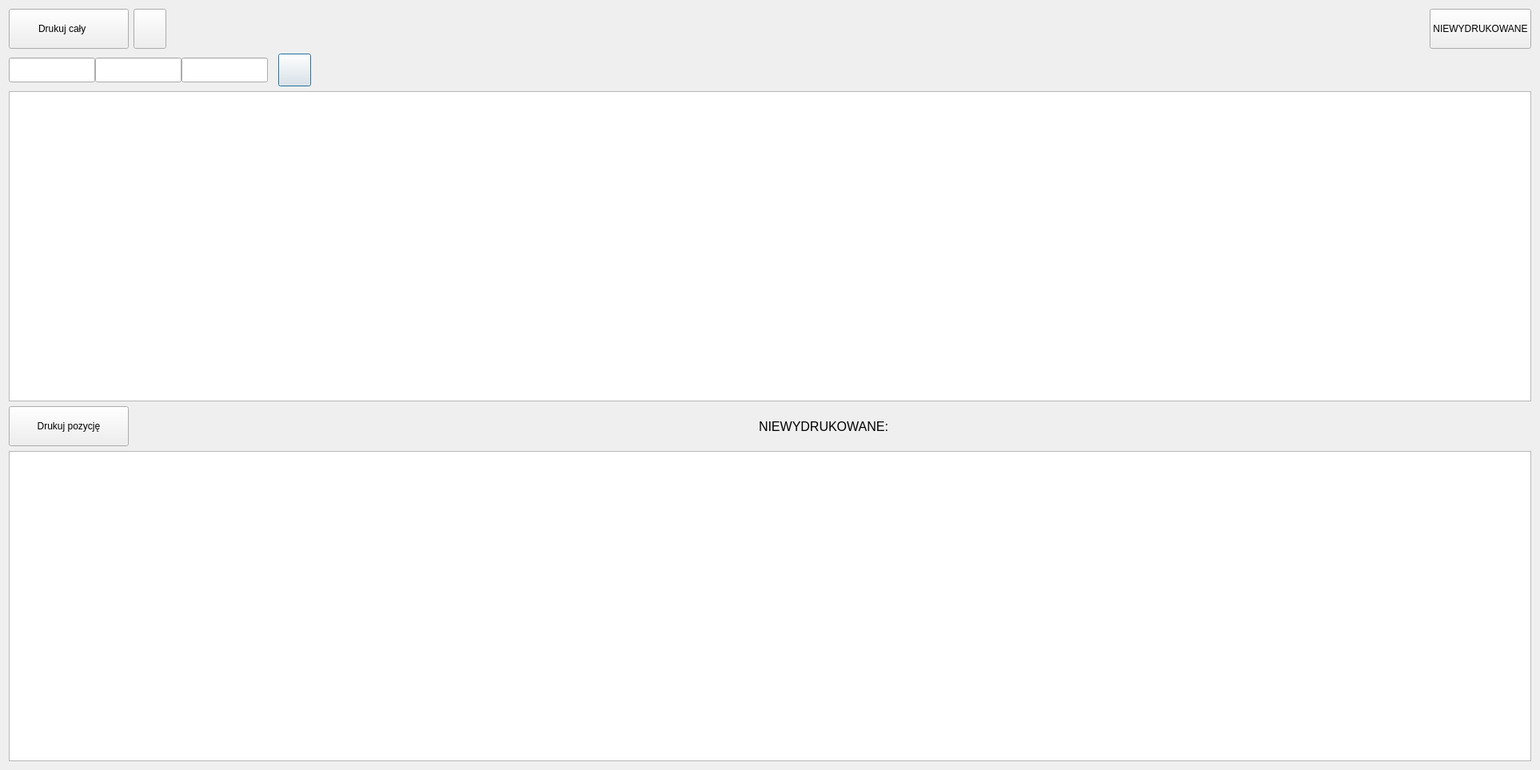
<?xml version="1.0" encoding="UTF-8"?>
<ui version="4.0">
 <class>RozkrojeDialog</class>
 <widget class="QDialog" name="RozkrojeDialog">
  <property name="geometry">
   <rect>
    <x>0</x>
    <y>0</y>
    <width>1926</width>
    <height>963</height>
   </rect>
  </property>
  <property name="windowTitle">
   <string>Rozkroje</string>
  </property>
  <layout class="QVBoxLayout" name="verticalLayout">
   <item>
    <layout class="QHBoxLayout" name="horizontalLayout_2">
     <item>
      <widget class="QPushButton" name="pushButtonPrint">
       <property name="sizePolicy">
        <sizepolicy hsizetype="Minimum" vsizetype="Minimum">
         <horstretch>0</horstretch>
         <verstretch>0</verstretch>
        </sizepolicy>
       </property>
       <property name="minimumSize">
        <size>
         <width>150</width>
         <height>50</height>
        </size>
       </property>
       <property name="font">
        <font>
         <pointsize>9</pointsize>
        </font>
       </property>
       <property name="text">
        <string>Drukuj cały     </string>
       </property>
       <property name="icon">
        <iconset resource="zasoby.qrc">
         <normaloff>:/zasoby/print2.png</normaloff>:/zasoby/print2.png</iconset>
       </property>
       <property name="iconSize">
        <size>
         <width>27</width>
         <height>27</height>
        </size>
       </property>
       <property name="autoDefault">
        <bool>false</bool>
       </property>
      </widget>
     </item>
     <item>
      <widget class="QPushButton" name="pushButton">
       <property name="sizePolicy">
        <sizepolicy hsizetype="Minimum" vsizetype="Minimum">
         <horstretch>0</horstretch>
         <verstretch>0</verstretch>
        </sizepolicy>
       </property>
       <property name="minimumSize">
        <size>
         <width>41</width>
         <height>41</height>
        </size>
       </property>
       <property name="text">
        <string/>
       </property>
       <property name="icon">
        <iconset resource="zasoby.qrc">
         <normaloff>:/zasoby/Excel.png</normaloff>:/zasoby/Excel.png</iconset>
       </property>
       <property name="iconSize">
        <size>
         <width>41</width>
         <height>41</height>
        </size>
       </property>
      </widget>
     </item>
     <item>
      <spacer name="horizontalSpacer_3">
       <property name="orientation">
        <enum>Qt::Horizontal</enum>
       </property>
       <property name="sizeHint" stdset="0">
        <size>
         <width>40</width>
         <height>20</height>
        </size>
       </property>
      </spacer>
     </item>
     <item>
      <widget class="QPushButton" name="pushButton_2">
       <property name="sizePolicy">
        <sizepolicy hsizetype="Minimum" vsizetype="Minimum">
         <horstretch>0</horstretch>
         <verstretch>0</verstretch>
        </sizepolicy>
       </property>
       <property name="minimumSize">
        <size>
         <width>41</width>
         <height>41</height>
        </size>
       </property>
       <property name="font">
        <font>
         <pointsize>9</pointsize>
        </font>
       </property>
       <property name="text">
        <string>NIEWYDRUKOWANE</string>
       </property>
       <property name="iconSize">
        <size>
         <width>41</width>
         <height>41</height>
        </size>
       </property>
      </widget>
     </item>
    </layout>
   </item>
   <item>
    <layout class="QHBoxLayout" name="horizontalLayout">
     <property name="spacing">
      <number>0</number>
     </property>
     <item>
      <widget class="QLineEdit" name="lineEditNr">
       <property name="sizePolicy">
        <sizepolicy hsizetype="Fixed" vsizetype="Fixed">
         <horstretch>0</horstretch>
         <verstretch>0</verstretch>
        </sizepolicy>
       </property>
       <property name="minimumSize">
        <size>
         <width>50</width>
         <height>31</height>
        </size>
       </property>
      </widget>
     </item>
     <item>
      <widget class="QLineEdit" name="lineEditWpr">
       <property name="sizePolicy">
        <sizepolicy hsizetype="Fixed" vsizetype="Fixed">
         <horstretch>0</horstretch>
         <verstretch>0</verstretch>
        </sizepolicy>
       </property>
       <property name="minimumSize">
        <size>
         <width>50</width>
         <height>31</height>
        </size>
       </property>
      </widget>
     </item>
     <item>
      <widget class="QLineEdit" name="lineEditUz">
       <property name="sizePolicy">
        <sizepolicy hsizetype="Fixed" vsizetype="Fixed">
         <horstretch>0</horstretch>
         <verstretch>0</verstretch>
        </sizepolicy>
       </property>
       <property name="minimumSize">
        <size>
         <width>50</width>
         <height>31</height>
        </size>
       </property>
      </widget>
     </item>
     <item>
      <spacer name="horizontalSpacer_5">
       <property name="orientation">
        <enum>Qt::Horizontal</enum>
       </property>
       <property name="sizeType">
        <enum>QSizePolicy::Minimum</enum>
       </property>
       <property name="sizeHint" stdset="0">
        <size>
         <width>13</width>
         <height>20</height>
        </size>
       </property>
      </spacer>
     </item>
     <item>
      <widget class="QPushButton" name="pushSzukaj">
       <property name="minimumSize">
        <size>
         <width>41</width>
         <height>41</height>
        </size>
       </property>
       <property name="text">
        <string/>
       </property>
       <property name="icon">
        <iconset resource="zasoby.qrc">
         <normaloff>:/zasoby/find.png</normaloff>:/zasoby/find.png</iconset>
       </property>
       <property name="iconSize">
        <size>
         <width>28</width>
         <height>28</height>
        </size>
       </property>
       <property name="default">
        <bool>true</bool>
       </property>
      </widget>
     </item>
     <item>
      <spacer name="horizontalSpacer">
       <property name="orientation">
        <enum>Qt::Horizontal</enum>
       </property>
       <property name="sizeHint" stdset="0">
        <size>
         <width>40</width>
         <height>20</height>
        </size>
       </property>
      </spacer>
     </item>
    </layout>
   </item>
   <item>
    <widget class="QTableView" name="tableView">
     <property name="font">
      <font>
       <pointsize>10</pointsize>
      </font>
     </property>
     <property name="editTriggers">
      <set>QAbstractItemView::NoEditTriggers</set>
     </property>
     <property name="alternatingRowColors">
      <bool>true</bool>
     </property>
     <property name="selectionMode">
      <enum>QAbstractItemView::SingleSelection</enum>
     </property>
     <property name="selectionBehavior">
      <enum>QAbstractItemView::SelectRows</enum>
     </property>
     <property name="sortingEnabled">
      <bool>true</bool>
     </property>
     <attribute name="horizontalHeaderHighlightSections">
      <bool>false</bool>
     </attribute>
     <attribute name="verticalHeaderVisible">
      <bool>false</bool>
     </attribute>
     <attribute name="verticalHeaderHighlightSections">
      <bool>false</bool>
     </attribute>
     <attribute name="verticalHeaderMinimumSectionSize">
      <number>23</number>
     </attribute>
    </widget>
   </item>
   <item>
    <layout class="QHBoxLayout" name="horizontalLayout_4">
     <item>
      <widget class="QPushButton" name="pushButtonPrint_2">
       <property name="sizePolicy">
        <sizepolicy hsizetype="Minimum" vsizetype="Minimum">
         <horstretch>0</horstretch>
         <verstretch>0</verstretch>
        </sizepolicy>
       </property>
       <property name="minimumSize">
        <size>
         <width>150</width>
         <height>50</height>
        </size>
       </property>
       <property name="font">
        <font>
         <pointsize>9</pointsize>
        </font>
       </property>
       <property name="text">
        <string>Drukuj pozycję</string>
       </property>
       <property name="icon">
        <iconset resource="zasoby.qrc">
         <normaloff>:/zasoby/print.png</normaloff>:/zasoby/print.png</iconset>
       </property>
       <property name="iconSize">
        <size>
         <width>27</width>
         <height>27</height>
        </size>
       </property>
       <property name="autoDefault">
        <bool>false</bool>
       </property>
      </widget>
     </item>
     <item>
      <spacer name="horizontalSpacer_6">
       <property name="orientation">
        <enum>Qt::Horizontal</enum>
       </property>
       <property name="sizeHint" stdset="0">
        <size>
         <width>40</width>
         <height>20</height>
        </size>
       </property>
      </spacer>
     </item>
     <item>
      <widget class="QLabel" name="labelnIEWYD">
       <property name="font">
        <font>
         <pointsize>12</pointsize>
        </font>
       </property>
       <property name="text">
        <string>NIEWYDRUKOWANE:     </string>
       </property>
      </widget>
     </item>
     <item>
      <spacer name="horizontalSpacer_4">
       <property name="orientation">
        <enum>Qt::Horizontal</enum>
       </property>
       <property name="sizeHint" stdset="0">
        <size>
         <width>40</width>
         <height>20</height>
        </size>
       </property>
      </spacer>
     </item>
    </layout>
   </item>
   <item>
    <widget class="QTableView" name="tableViewSzczegoly">
     <property name="font">
      <font>
       <pointsize>10</pointsize>
      </font>
     </property>
     <property name="editTriggers">
      <set>QAbstractItemView::NoEditTriggers</set>
     </property>
     <property name="alternatingRowColors">
      <bool>true</bool>
     </property>
     <property name="selectionMode">
      <enum>QAbstractItemView::ExtendedSelection</enum>
     </property>
     <property name="selectionBehavior">
      <enum>QAbstractItemView::SelectRows</enum>
     </property>
     <property name="sortingEnabled">
      <bool>true</bool>
     </property>
     <attribute name="horizontalHeaderHighlightSections">
      <bool>false</bool>
     </attribute>
     <attribute name="horizontalHeaderShowSortIndicator" stdset="0">
      <bool>false</bool>
     </attribute>
     <attribute name="verticalHeaderVisible">
      <bool>false</bool>
     </attribute>
     <attribute name="verticalHeaderHighlightSections">
      <bool>false</bool>
     </attribute>
     <attribute name="verticalHeaderMinimumSectionSize">
      <number>23</number>
     </attribute>
    </widget>
   </item>
  </layout>
 </widget>
 <resources>
  <include location="zasoby.qrc"/>
 </resources>
 <connections/>
</ui>
